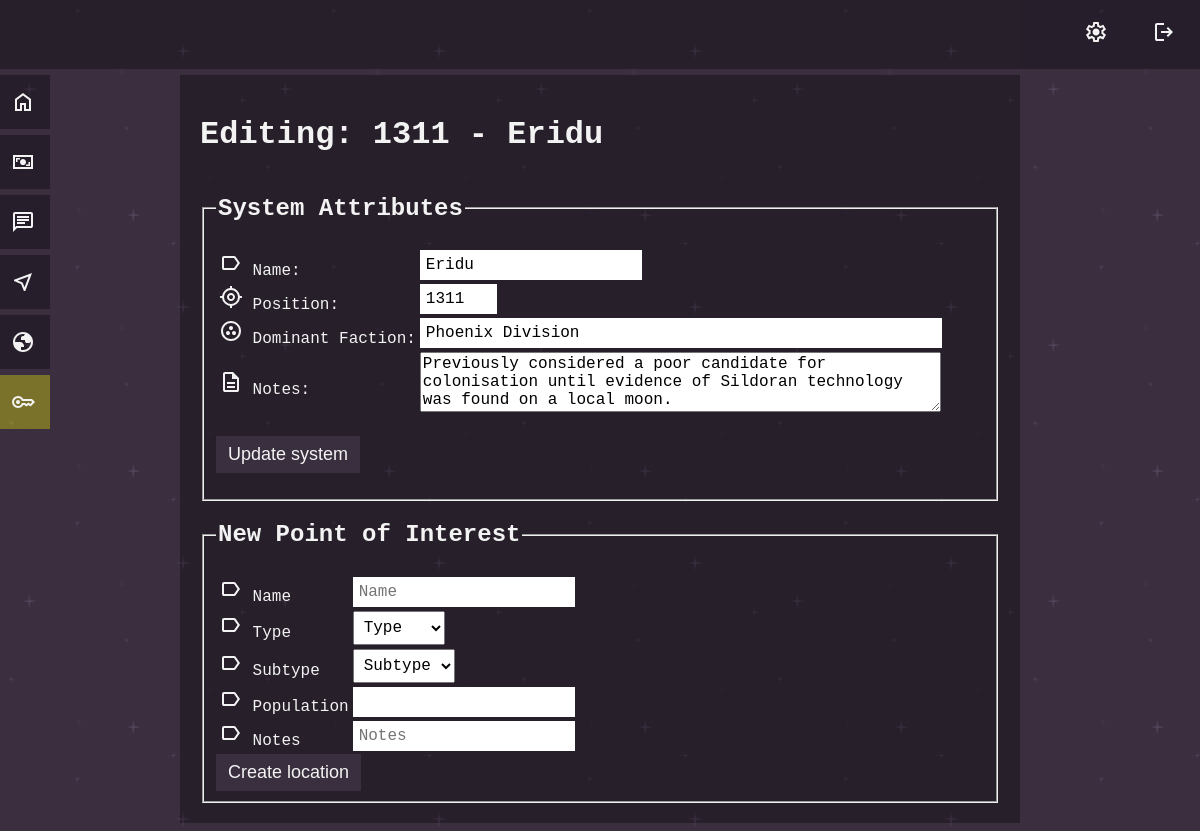
Screenshot of /edit_system/2 (signed in) with the database file from the repository.
### tables this page shows
CREATE TABLE systems (
id INTEGER PRIMARY KEY AUTOINCREMENT NOT NULL,
position INT NOT NULL,
name TEXT NOT NULL,
faction TEXT,
notes TEXT,
bodies JSON
);

### app.py (the view)
@app.route("/edit_system/<int:system_id>", methods=['GET', 'POST'])
@login_required
def edit_system(system_id):
    if request.method == 'POST':
        if not request.form.get("edit_system_name"):
            return render_template("error.html", error_message="No system name submitted")
        elif not request.form.get("edit_system_position"):
            return render_template("error.html", error_message="No system position submitted")
        elif not request.form.get("edit_system_faction"):
            return render_template("error.html", error_message="No system faction submitted")
        elif not request.form.get("edit_system_notes"):
            return render_template("error.html", error_message="No system notes/description submitted")
        system_name = str(request.form.get("edit_system_name"))
        system_position = request.form.get("edit_system_position")
        try:
            system_position = int(request.form.get("edit_system_position"))
        except ValueError:
            return render_template("error.html", error_message="system coordinates formatted incorrectly")
        if system_position < 0 or system_position > 9999:
            return render_template("error.html", error_message="system coordinates outside operating parameters")
        system_coordinates_db = db.execute("SELECT position FROM systems WHERE NOT id = ?", system_id)
        existing_system_coordinates = []
        for position in system_coordinates_db:
            existing_system_coordinates.append(position['position'])
        if system_position in existing_system_coordinates:
            return render_template("error.html", error_message="system already exists in location")
        system_faction = str(request.form.get("edit_system_faction"))
        system_notes = str(request.form.get("edit_system_notes"))
        db.execute("UPDATE systems SET position = ?, name = ?, faction = ?, notes = ? WHERE id = ?",
            system_position,
            system_name,
            system_faction,
            system_notes,
            system_id)
        edited_system = db.execute("SELECT * FROM systems WHERE id = ?", system_id)[0]
        return redirect("/system")
    else:
        system_db = db.execute("SELECT id FROM systems")
        existing_systems = []
        for system in system_db:
            existing_systems.append(system['id'])
        if system_id not in existing_systems:
            return render_template("error.html", error_message="NO SUCH SYSTEM")
        else:
            edited_system = db.execute("SELECT * FROM systems WHERE id = ?", system_id)[0]
        if edited_system['bodies']:
            edited_system['bodies'] = json.loads(edited_system['bodies'])
        else:
            edited_system['bodies'] = []
        return render_template("edit_system.html", edited_system=edited_system)

### app.py (called while the page is built)
@app.context_processor
def inject_admin_status():
    admin_status = session.get("admin", 0)
    return dict(admin=admin_status)

@app.after_request
def after_request(response):
    response.headers["Cache-Control"] = "no-cache, no-store, must-revalidate"
    response.headers["Expires"] = 0
    response.headers["Pragma"] = "no-cache"
    return response

### helpers.py (called while the page is built)
def login_required(f):
    @wraps(f)
    def decorated_function(*args, **kwargs):
        if session.get("user_id") is None:
            return redirect("/login")
        return f(*args, **kwargs)
    return decorated_function

### templates/edit_system.html (shortened to what this page needs)
{% extends "layout.html" %}
{% block main %}
<h1>Editing: {{ edited_system.position }} - {{ edited_system.name }}</h1>
<div>
    <form action="{{ url_for('edit_system', system_id=edited_system.id) }}" method='POST'>
        <fieldset>
            <legend>
                <h2>System Attributes</h2>
            </legend>
            <table>
                <tr>
                    <td>
                        <img src="{{ url_for('static', filename='icon-label.svg') }}" alt="name" />
                        <label for="edit_system_name">
                            Name:
                        </label>
                    </td>
                    <td>
                        <input autocomplete="off" name="edit_system_name" type="text" id="edit_system_name"
                            value="{{ edited_system.name }}" />
                    </td>
                </tr>
                <tr>
                    <td>
                        <img src="{{ url_for('static', filename='icon-location.svg') }}" alt="position" />
                        <label for="edit_system_position">
                            Position:
                        </label>
                    </td>
                    <td>
                        <input name="edit_system_position" type="number" min="0000" max="9999" id="edit_system_position"
                            size="18" value="{{ edited_system.position }}" />
                    </td>
                </tr>
                <tr>
                    <td>
                        <img src="{{ url_for('static', filename='icon-faction.svg') }}" alt="faction" />
                        <label for="edit_system_faction">
                            Dominant Faction:
                        </label>
                    </td>
                    <td>
                        <input autocomplete="off" name="edit_system_faction" type="text" id="edit_system_faction"
                            value="{{ edited_system.faction }}" size="50" />
                    </td>
                </tr>
                <tr>
                    <td>
                        <img src="{{ url_for('static', filename='icon-document.svg') }}" alt="notes" />
                        <label for="edit_system_notes">
                            Notes:
                        </label>
                    </td>
                    <td>
                        <textarea id="edit_system_notes" name="edit_system_notes" rows="3" cols="50"
                            class="compose_message" style="resize: vertical;">{{ edited_system.notes }}</textarea>
                    </td>
                </tr>
            </table>
            <p>
                <button type="submit" class="ui_button" id="update_system_button">Update system</button>
            </p>
        </fieldset>
    </form>
</div>
<form action="{{ url_for('new_planet', system_id=edited_system.id) }}" method='POST'>
    <fieldset>
        <legend>
            <h2>
                New Point of Interest
            </h2>
        </legend>
        <table>
            <tr>
                <td>
                    <img src="{{ url_for('static', filename='icon-label.svg') }}" alt="name" />
                    <label for="new_planet_name">Name</label>
                </td>
                <td>
                    <input autocomplete="off" name="new_planet_name" type="text" id="new_planet_name" placeholder="Name"
                        required />
                </td>
            </tr>
            <tr>
                <td>
                    <img src="{{ url_for('static', filename='icon-label.svg') }}" alt="type" />
                    <label for="new_planet_type">Type</label>
                </td>
                <td>
                    <select name="new_planet_type" id="new_planet_type" onchange="toggleSubType(); togglePopulation()">
                        <option disabled selected>
                            Type
                        </option>
                    </select>
                </td>
            </tr>
            <tr>
                <td>
                    <img src="{{ url_for('static', filename='icon-label.svg') }}" alt="type" />
                    <label for="new_planet_subtype">Subtype</label>
                </td>
                <td>
                    <select name="new_planet_subtype" id="new_planet_subtype">
                        <option disabled selected>
                            Subtype
                        </option>
                    </select>
                </td>
            </tr>
            <tr id="new_planet_population_row">
                <td>
                    <img src="{{ url_for('static', filename='icon-label.svg') }}" alt="population" />
                    <label for="new_planet_population">Population</label>
                </td>
                <td>
                    <input name="new_planet_population" type="number" min="0" id="new_planet_population" size="18" />
                </td>
            </tr>
            <tr>
                <td>
                    <img src="{{ url_for('static', filename='icon-label.svg') }}" alt="notes" />
                    <label for="new_planet_notes">Notes</label>
                </td>
                <td>
                    <input autocomplete="off" name="new_planet_notes" type="text" id="new_planet_notes"
                        placeholder="Notes" />
                </td>
            </tr>
        </table>
        <button id="new_planet_button" class="ui_button" type="submit">
            Create location
        </button>
    </fieldset>
</form>
{% endblock %}

### static/style_default.css (style rules this page uses)
body { font-family: "Courier New", Courier, monospace; }
#compose_message, #edit_system_notes { font-family: "Courier New", Courier, monospace; font-size: 16px; }
.ui_button, .warning_button { padding: 8px 12px; font-size: large; text-align: center; cursor: pointer; outline: none; border: none; }
input { border: none; font-size: 16px; font-family: "Courier New", Courier, monospace; padding: 6px; }
select { font-size: 16px; font-family: "Courier New", Courier, monospace; padding: 6px; }

### static/colour_scheme_purple.css (style rules this page uses)
body { background-color: #392e40; background-image: url("backdrop/darkPurple.png"); background-repeat: repeat; color: #f3f3f3; }
.ui_button, .warning_button { color: #f3f3f3; background-color: rgba(58, 47, 62, 1); }

### rows the page displays
systems: position "1311", name "Eridu", edit_system_name "Eridu", edit_system_position "1311", edit_system_faction "Phoenix Division", edit_system_notes "Previously considered a poor candidate for colonisation until evidence of Sildoran technology was found on a local moon."
